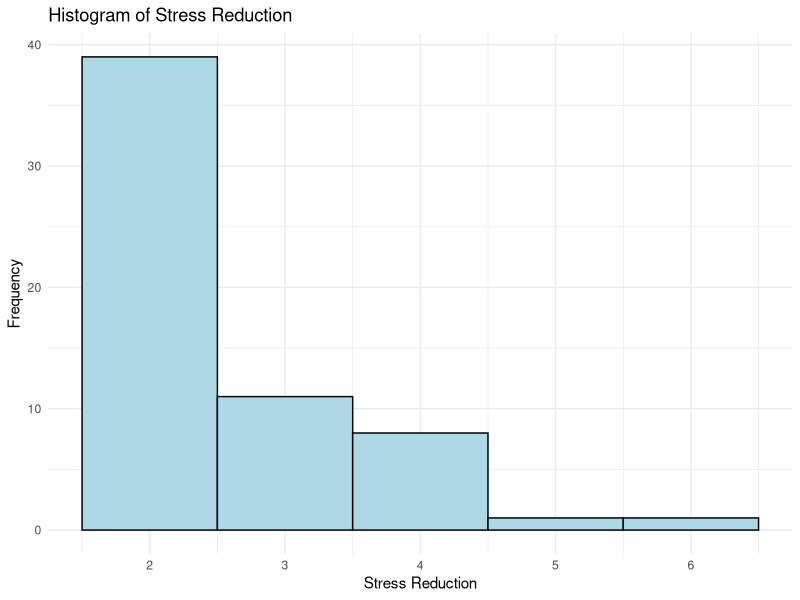
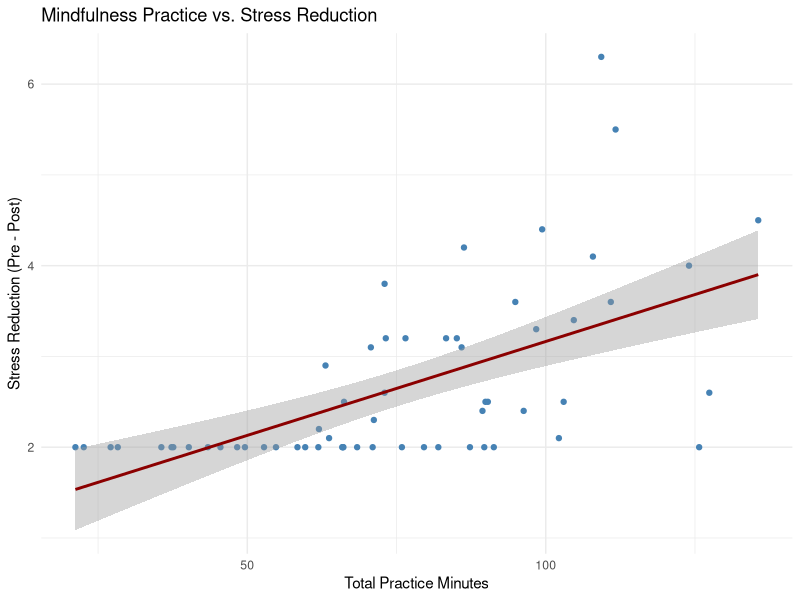

Recreate these plots in R, in order.
## ---- chunk 1
library(tidyverse)
library(ggpubr)
library(rstatix)
library(knitr)
## ---- chunk 2
setwd("C:/Users/0&1/OneDrive/Documents/Student-Projects-Portfolio/Mindfulness and Exam Stress")
data <- read.csv("mindfulness_exam_stress_data.csv")
kable(head(data))
## ---- chunk 3
data %>%
  summarise(
    Pre_Mean = mean(Stress_Pre),
    Post_Mean = mean(Stress_Post),
    Mean_Reduction = mean(Stress_Reduction),
    SD_Reduction = sd(Stress_Reduction)
  )
## ---- chunk 4
ggplot(data, aes(x = Stress_Reduction)) +
  geom_histogram(binwidth = 1, fill = "lightblue", color = "black") +
  theme_minimal() +
  labs(title = "Histogram of Stress Reduction", x = "Stress Reduction", y = "Frequency")
## ---- chunk 5
wilcox_result <- wilcox.test(data$Stress_Pre, data$Stress_Post, paired = TRUE)
wilcox_result

# Effect size (r)
z <- qnorm(wilcox_result$p.value / 2)
r_effect_size <- abs(z / sqrt(nrow(data)))
paste("Effect size (r):", round(r_effect_size, 3))
## ---- chunk 6
data %>%
  cor_test(Practice_Minutes, Stress_Reduction, method = "spearman")
## ---- chunk 7
ggplot(data, aes(x = Practice_Minutes, y = Stress_Reduction)) +
  geom_point(color = "steelblue") +
  geom_smooth(method = "lm", se = TRUE, color = "darkred") +
  theme_minimal() +
  labs(title = "Mindfulness Practice vs. Stress Reduction",
       x = "Total Practice Minutes",
       y = "Stress Reduction (Pre - Post)")
